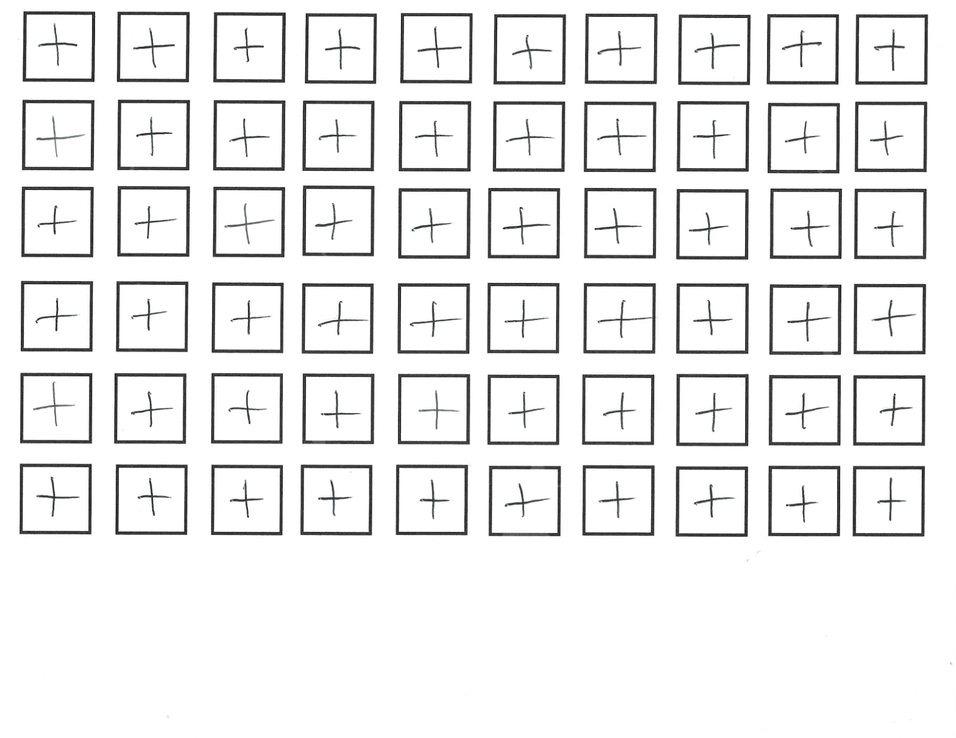
#> input picture data/operators/raw/test/sum_005.png, 956 x 738 px, shrunk from 1600 x 1236 before the run; its folder holds only this picture in this run
$ python extract_test_images.py
#> lines starting #> are read from the running program, lines starting #| are printed output that depends on the picture; after the words box and inside, x2 and y2 are one past the last pixel; in counts of white or black regions, pixels touching at a corner belong together
"""
===============================================================================
Proyecto: Inksolver
Archivo: extract_test_images.py
Descripcion: Extrae cuadros negros de imagenes de prueba y los guarda en carpetas organizadas por operador.
Autor: Alejandro Castro Martinez
Fecha de creacion: 2025-03-17
Ultima modificacion: 2025-03-18
Version: 1.0
===============================================================================
Dependencias:
- Python 3.10
- Librerias externas: OpenCV (cv2), NumPy, os, re
===============================================================================
Uso:
Ejecutar el script con el siguiente comando:
    python extract_test_images.py
===============================================================================
Notas:
- Las imagenes de entrada deben estar en la carpeta '../../data/operators/raw/test/'.
- Las imagenes extraidas se guardaran en '../../data/operators/processed/test/' organizadas por operador.
===============================================================================
"""

import cv2
import numpy as np
import os
import re

# Definir rutas de entrada y salida
input_folder = "../../data/operators/raw/test/"
output_base_folder = "../../data/operators/processed/test/"

# Crear la carpeta de salida si no existe
os.makedirs(output_base_folder, exist_ok=True)

def extract_black_boxes_from_image(image_path, operator, image_id):
    """
    Extrae cuadros negros de una imagen y los guarda en la carpeta correspondiente.

    Args:
        image_path (str): Ruta de la imagen a procesar.
        operator (str): Nombre del operador matematico detectado en la imagen.
        image_id (str): Identificador unico de la imagen de entrada.

    Returns:
        None: Guarda las imagenes extraidas en la carpeta de salida definida.
    """
#> called with operator = 'sum', image_id = '005'
    # Definir carpeta de salida para el operador
    output_folder = os.path.join(output_base_folder, operator)
    os.makedirs(output_folder, exist_ok=True)

    print(f"\n\033[91m🔴 Procesando imagen: {image_path}...\033[0m")

    # Cargar la imagen en escala de grises
    img = cv2.imread(image_path)
#> img is the input picture: shape (738, 956, 3); mean B, G, R 237.7, 237.7, 237.7
    gray = cv2.cvtColor(img, cv2.COLOR_BGR2GRAY)

    # Aplicar umbral para detectar cuadros negros
    _, thresh = cv2.threshold(gray, 150, 255, cv2.THRESH_BINARY_INV)
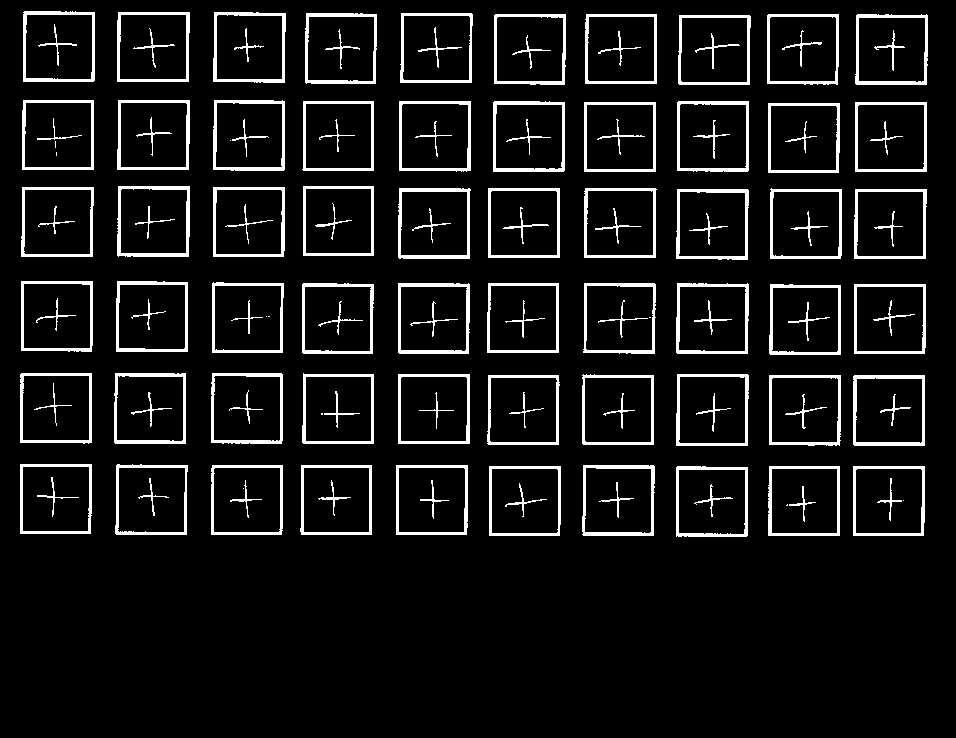
#> thresh: shape (738, 956); 8.4% white; 130 white regions (10 under 20 px)

    # Encontrar contornos de los cuadros
    contours, _ = cv2.findContours(thresh, cv2.RETR_EXTERNAL, cv2.CHAIN_APPROX_SIMPLE)
#> contours = 60 contours; largest, box (x1, y1, x2, y2) and area: (676, 374, 749, 446) 5024, (117, 186, 190, 257) 4970, (853, 375, 925, 446) 4968, (493, 101, 565, 172) 4946, (398, 188, 471, 259) 4943

    # Obtener las cajas delimitadoras de los cuadros detectados
    bounding_boxes = [cv2.boundingRect(cnt) for cnt in contours]
#> bounding_boxes = 60 items, first 6: (853, 466, 72, 70), (768, 466, 72, 70), (676, 466, 72, 71), (489, 466, 72, 70), (582, 465, 73, 71), (396, 465, 72, 70)
    bounding_boxes = sorted(bounding_boxes, key=lambda b: (b[1], b[0]))  # Ordenar por fila y columna
#> bounding_boxes = 60 items, first 6: (23, 11, 72, 71), (117, 12, 73, 70), (213, 12, 73, 71), (305, 13, 72, 71), (400, 13, 73, 70), (494, 14, 72, 71)

    # Identificar filas y columnas de los cuadros
    row_dict = {}
    for x, y, w, h in bounding_boxes:
        if 50 < w < 200 and 50 < h < 200:  # Filtrar ruido
            row = y // 80  # Agrupar por filas
            col = x // 80  # Agrupar por columnas
            if row not in row_dict:
                row_dict[row] = []
            row_dict[row].append((x, y, w, h))
#> this loop made 60 passes
#> (x, y, w, h, row, col) on passes 1 to 12: (23, 11, 72, 71, 0, 0), (117, 12, 73, 70, 0, 1), (213, 12, 73, 71, 0, 2), (305, 13, 72, 71, 0, 3), (400, 13, 73, 70, 0, 5), (494, 14, 72, 71, 0, 6), (585, 14, 72, 70, 0, 7), (767, 14, 72, 71, 0, 9), (855, 14, 73, 71, 0, 10), (678, 15, 73, 70, 0, 8), (22, 100, 72, 70, 1, 0), (117, 100, 73, 70, 1, 1)
#> after the loop, row_dict = 6 items

    image_count = 0  # Contador de imagenes extraidas
    for row in sorted(row_dict.keys()):
        for col_index, (x, y, w, h) in enumerate(sorted(row_dict[row], key=lambda b: b[0])):
            # Extraer la region del cuadro con margen para evitar bordes
            border_margin = 10
            cropped = gray[y+border_margin:y+h-border_margin, x+border_margin:x+w-border_margin]

            # Convertir a imagen binaria
            _, bw_cropped = cv2.threshold(cropped, 145, 255, cv2.THRESH_BINARY)

            # Guardar imagen con formato [id imagen]_[id consecutivo].png
            output_filename = f"{image_id}_{image_count}.png"
            output_path = os.path.join(output_folder, output_filename)
            cv2.imwrite(output_path, bw_cropped)
            image_count += 1
#> this loop made 6 passes
#> pass 1, in extract_black_boxes_from_image, `cv2.imwrite(output_path, bw_cropped)`:
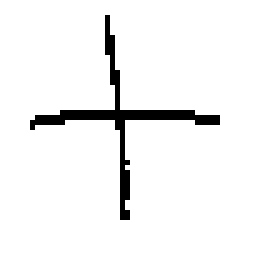
#> saved as 005_0.png: shape (51, 52) (shown 5 times larger); 94.9% white; black in thin lines or dots, all inside (x1, y1, x2, y2) = (6, 3, 44, 44)
#> pass 1, in extract_black_boxes_from_image, `cv2.imwrite(output_path, bw_cropped)`:
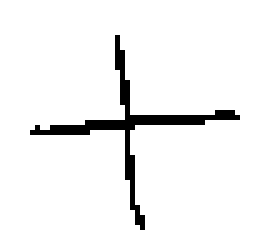
#> saved as 005_1.png: shape (50, 53) (shown 5 times larger); 94.9% white; black in thin lines or dots, all inside (x1, y1, x2, y2) = (6, 7, 48, 46)
#> pass 1, in extract_black_boxes_from_image, `cv2.imwrite(output_path, bw_cropped)`:
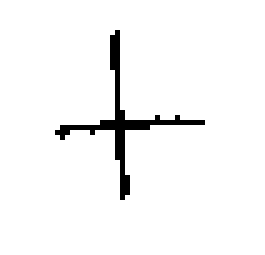
#> saved as 005_2.png: shape (51, 53) (shown 5 times larger); 96.4% white; black in thin lines or dots, all inside (x1, y1, x2, y2) = (11, 6, 41, 40)
#> pass 1, in extract_black_boxes_from_image, `cv2.imwrite(output_path, bw_cropped)`:
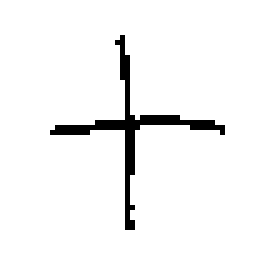
#> saved as 005_3.png: shape (51, 52) (shown 5 times larger); 95.4% white; black in thin lines or dots, all inside (x1, y1, x2, y2) = (10, 7, 45, 46)
#> after the loop:
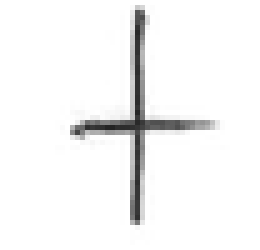
#> cropped: shape (50, 52) (shown 5 times larger); min 35, max 255, mean 244.9
#> after the loop, image_count = 60

    # Mensaje final por imagen
    print(f"\033[92m✔ Se extrajeron {image_count} cuadros de la imagen {image_path}.\033[0m")
#| [92m✔ Se extrajeron 60 cuadros de la imagen ../../data/operators/raw/test/sum_005.png.[0m
    print(f"\033[93m📂 Imagenes guardadas en: {output_folder}\033[0m")
#| [93m📂 Imagenes guardadas en: ../../data/operators/processed/test/sum[0m

# Procesar todas las imagenes en la carpeta de prueba
for filename in os.listdir(input_folder):
    match = re.match(r"([a-zA-Z]+)_(\d+)\.png", filename)
    if match:
        operator, image_id = match.groups()
        image_path = os.path.join(input_folder, filename)
        extract_black_boxes_from_image(image_path, operator, image_id)

print("\n\033[92m✅ PROCESO COMPLETO: TODAS LAS IMAGENES FUERON EXTRAIDAS Y GUARDADAS.\033[0m")

$ run again, on data/operators/raw/test/times_003.png
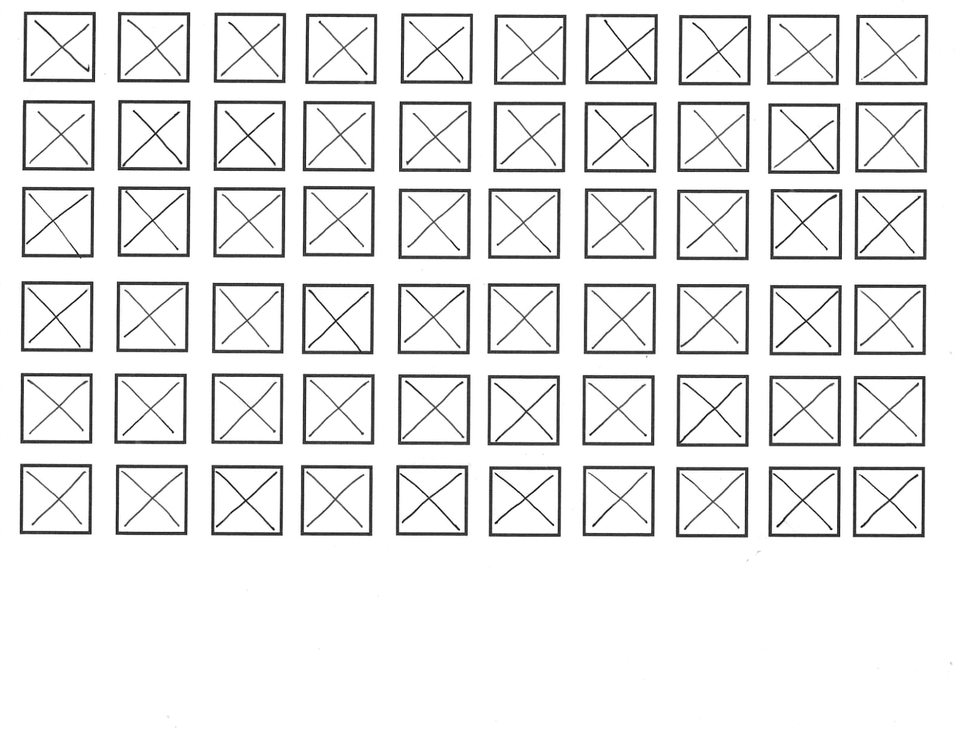
#> input picture data/operators/raw/test/times_003.png, 956 x 738 px, shrunk from 1600 x 1236 before the run
#> in extract_black_boxes_from_image, img is the input picture: shape (738, 956, 3); mean B, G, R 235.7, 235.7, 235.7
#> in extract_black_boxes_from_image, `_, thresh = cv2.threshold(gray, 150, 255, cv2.THRESH_BINARY_INV)`:
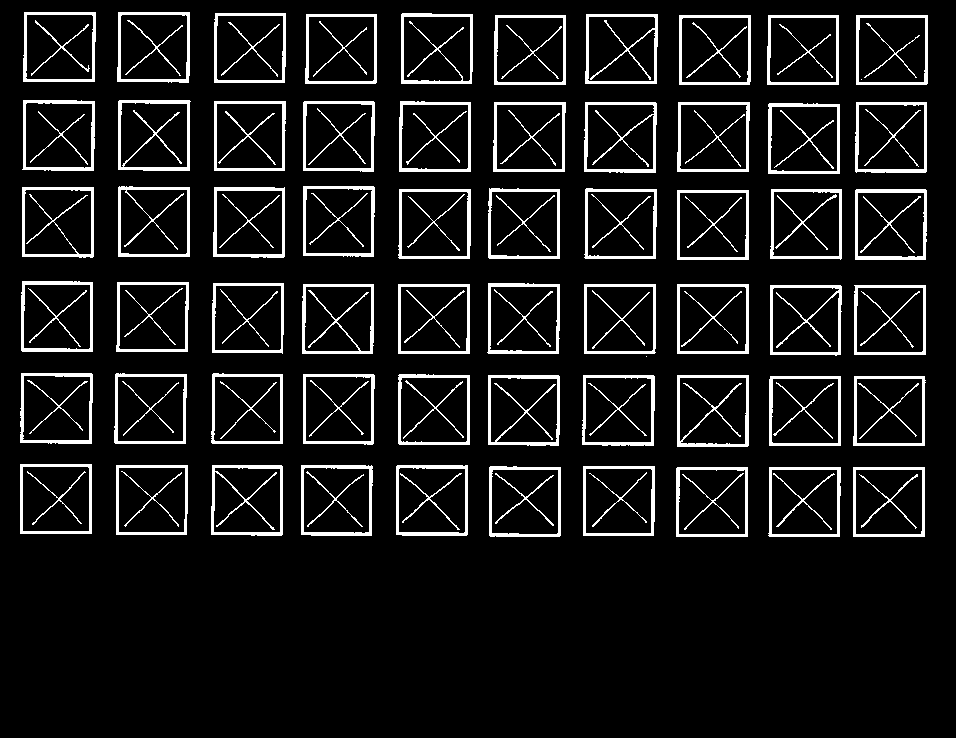
#> thresh: shape (738, 956); 9.2% white; 111 white regions (2 under 20 px)
#> contours = 61 contours, 1 with area under 20; largest, box (x1, y1, x2, y2) and area: (677, 375, 749, 447) 5040, (396, 465, 468, 536) 4962, (855, 189, 927, 260) 4948, (118, 100, 191, 171) 4946, (21, 281, 93, 352) 4944
#> in extract_black_boxes_from_image, `bounding_boxes = [cv2.boundingRect(cnt) for cnt in contours]`: bounding_boxes = 61 items, first 6: (853, 467, 72, 70), (768, 467, 73, 70), (676, 467, 72, 70), (583, 466, 72, 70), (489, 466, 72, 71), (396, 465, 72, 71)
#> in extract_black_boxes_from_image, `bounding_boxes = sorted(bounding_boxes, key=lambda b: (b[1], b[0]))`: bounding_boxes = 61 items, first 6: (23, 12, 73, 70), (117, 12, 73, 71), (214, 13, 72, 70), (401, 13, 72, 71), (305, 14, 72, 70), (585, 14, 73, 70)
#> the loop in extract_black_boxes_from_image, `for x, y, w, h in bounding_boxes:` made 61 passes
#> (x, y, w, h, row, col) on passes 1 to 8: (23, 12, 73, 70, 0, 0), (117, 12, 73, 71, 0, 1), (214, 13, 72, 70, 0, 2), (401, 13, 72, 71, 0, 5), (305, 14, 72, 70, 0, 3), (585, 14, 73, 70, 0, 7), (494, 15, 72, 70, 0, 6), (679, 15, 72, 70, 0, 8)
#> after the loop in extract_black_boxes_from_image, `for x, y, w, h in bounding_boxes:`: row_dict = 6 items
#> the loop in extract_black_boxes_from_image, `for row in sorted(row_dict.keys()):` made 6 passes
#> after the loop in extract_black_boxes_from_image, `for row in sorted(row_dict.keys()):`:
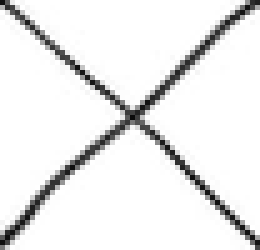
#> cropped: shape (50, 52) (shown 5 times larger); min 11, max 255, mean 235.4
#> after the loop in extract_black_boxes_from_image, `for row in sorted(row_dict.keys()):`: image_count = 60
#| [92m✔ Se extrajeron 60 cuadros de la imagen ../../data/operators/raw/test/times_003.png.[0m
#| [93m📂 Imagenes guardadas en: ../../data/operators/processed/test/times[0m
